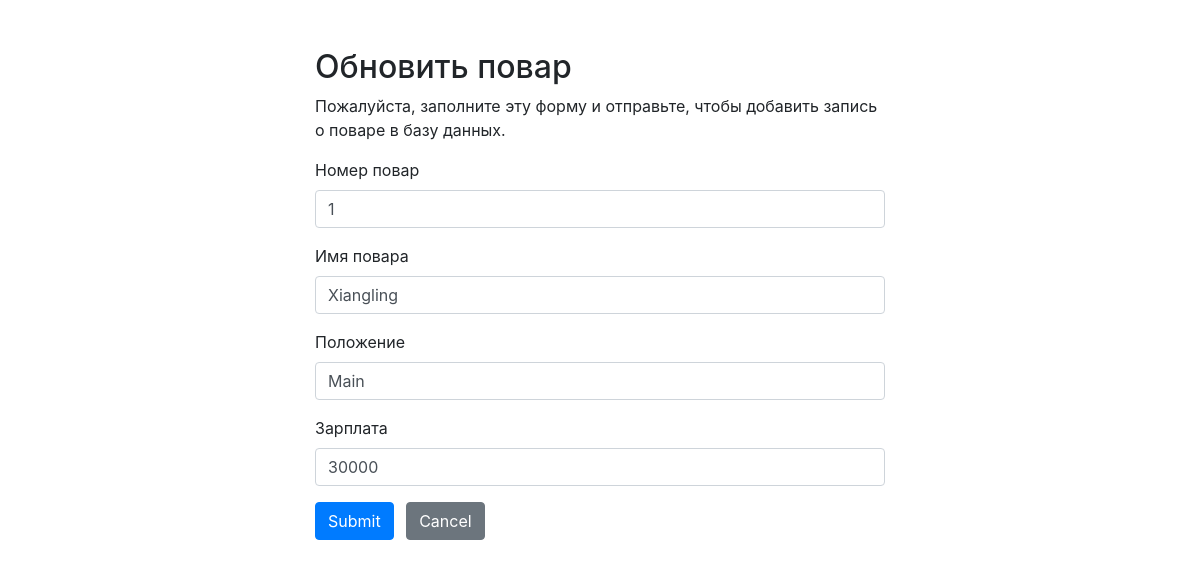
/UpdateChef.php?id=1, run on the app's committed database.
### tables this page shows
CREATE TABLE `chefs` (
  `chef_id` int(11) NOT NULL,
  `chef_name` varchar(50) NOT NULL,
  `chef_position` varchar(15) NOT NULL,
  `chef_salary` int(11) NOT NULL
);

### UpdateChef.php (the view, shortened to what this page needs)
<?php
require_once "connection.php";
$chef_id = $chef_name = $chef_position = $chef_salary  = "";
$chef_id_err = $chef_name_err = $chef_position_err = $chef_salary_err  = "";
if($_SERVER["REQUEST_METHOD"] == "GET"){
    $input_chef_id = trim($_GET["id"]);
    $sql = "SELECT * FROM chefs WHERE chef_id = $input_chef_id";
    $result = $mysqli->query($sql);
    foreach ($result as $row){
        $chef_id = $row['chef_id'];
        $chef_name = $row['chef_name'];
        $chef_position = $row['chef_position'];
        $chef_salary = $row['chef_salary'];
    }
}
?>
<!DOCTYPE html>
<html lang="en">
<head>
    <link rel="stylesheet" href="https://stackpath.bootstrapcdn.com/bootstrap/4.5.2/css/bootstrap.min.css">
</head>
<body>
<div class="wrapper">
    <div class="container-fluid">
        <div class="row">
            <div class="col-md-12">
                <h2 class="mt-5">Обновить повар</h2>
                <p>Пожалуйста, заполните эту форму и отправьте, чтобы добавить запись о поваре в базу данных.</p>
                <form action="<?php echo htmlspecialchars($_SERVER["PHP_SELF"]); ?>" method="post">
                    <div class="form-group">
                        <label>Номер повар</label>
                        <input type="text" name="chef_id" class="form-control <?php echo (!empty($chef_id_err)) ? 'is-invalid' : ''; ?>" value="<?php echo $chef_id; ?>">
                    </div>
                    <div class="form-group">
                        <label>Имя повара</label>
                        <input type="text" name="chef_name" class="form-control <?php echo (!empty($chef_name_err)) ? 'is-invalid' : ''; ?>" value="<?php echo $chef_name; ?>">
                    </div>
                    <div class="form-group">
                        <label>Положение</label>
                        <input type="text" name="chef_position" class="form-control <?php echo (!empty($chef_position_err)) ? 'is-invalid' : ''; ?>" value="<?php echo $chef_position; ?>">
                    </div>
                    <div class="form-group">
                        <label>Зарплата</label>
                        <input type="text" name="chef_salary" class="form-control <?php echo (!empty($chef_salary_err)) ? 'is-invalid' : ''; ?>" value="<?php echo $chef_salary; ?>">
                    </div>
                    <input type="submit" class="btn btn-primary" value="Submit">
                    <a href="chef.php" class="btn btn-secondary ml-2">Cancel</a>
                </form>
            </div>
        </div>
    </div>
</div>
</body>
</html>

### UpdateChef.php (style rules this page uses)
.wrapper { width: 600px; margin: 0 auto; }

### data on the page
chefs: chef_id "1", chef_name "Xiangling", chef_position "Main", chef_salary "30000"
